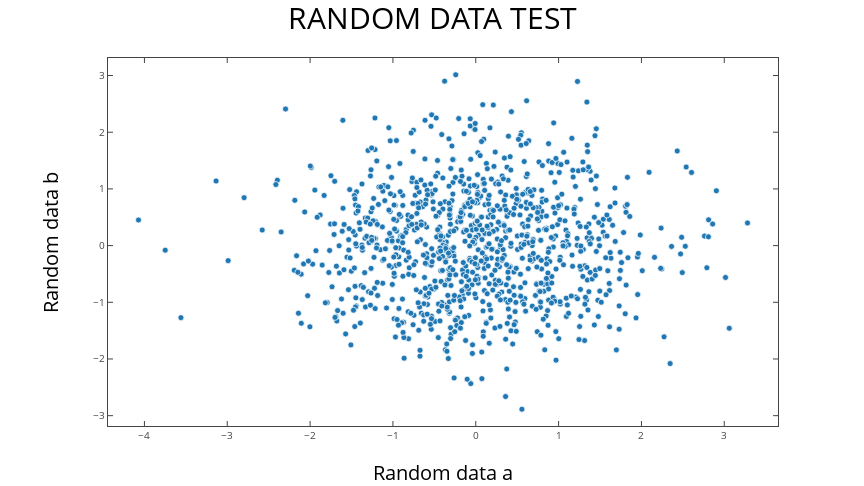

The code cell stored with this chart in its notebook:
### Code cell
# Generate plot using matplotlib - seaborn
scatter = plt.figure(figsize=(12, 6.75))
sns.scatterplot(x='a', y='b', data=random)
plt.xlabel('Random data a', fontsize = 20)
plt.ylabel('Random data b', fontsize = 20)
plt.title('RANDOM DATA TEST', fontsize = 30)

# Export plot to plotly object
scatter_fig = tls.mpl_to_plotly(scatter)

# Plot with plotly
iplot(scatter_fig, filename = 'cufflins/random_data')

### Figure 1 — Plotly figure (JSON) as saved in the notebook; plotly's stock layout.template omitted (floating-point values rounded to 4 significant figures; data arrays with more than 128 entries replaced by an {"elided": "..."} marker saying what was removed)
{"data": [{"marker": {"color": "rgba(31,119,180,1.0)", "line": {"color": "rgba(255,255,255,1.0)", "width": 0.75}, "size": 6, "symbol": "circle"}, "mode": "markers", "type": "scatter", "uid": "1aa150ff-c054-4a51-87d6-9ec5059871b8", "x": {"elided": "1000 float values"}, "xaxis": "x", "y": {"elided": "1000 float values"}, "yaxis": "y"}], "layout": {"autosize": false, "height": 486, "hovermode": "closest", "margin": {"b": 60, "l": 108, "pad": 0, "r": 86, "t": 58}, "showlegend": false, "title": {"font": {"color": "#000000", "size": 30}, "text": "RANDOM DATA TEST"}, "width": 864, "xaxis": {"anchor": "y", "domain": [0, 1], "mirror": "ticks", "nticks": 10, "range": [-4.44, 3.649], "showgrid": false, "showline": true, "side": "bottom", "tickfont": {"size": 10}, "ticks": "inside", "title": {"font": {"color": "#000000", "size": 20}, "text": "Random data a"}, "type": "linear", "zeroline": false}, "yaxis": {"anchor": "x", "domain": [0, 1], "mirror": "ticks", "nticks": 9, "range": [-3.182, 3.309], "showgrid": false, "showline": true, "side": "left", "tickfont": {"size": 10}, "ticks": "inside", "title": {"font": {"color": "#000000", "size": 20}, "text": "Random data b"}, "type": "linear", "zeroline": false}}}
